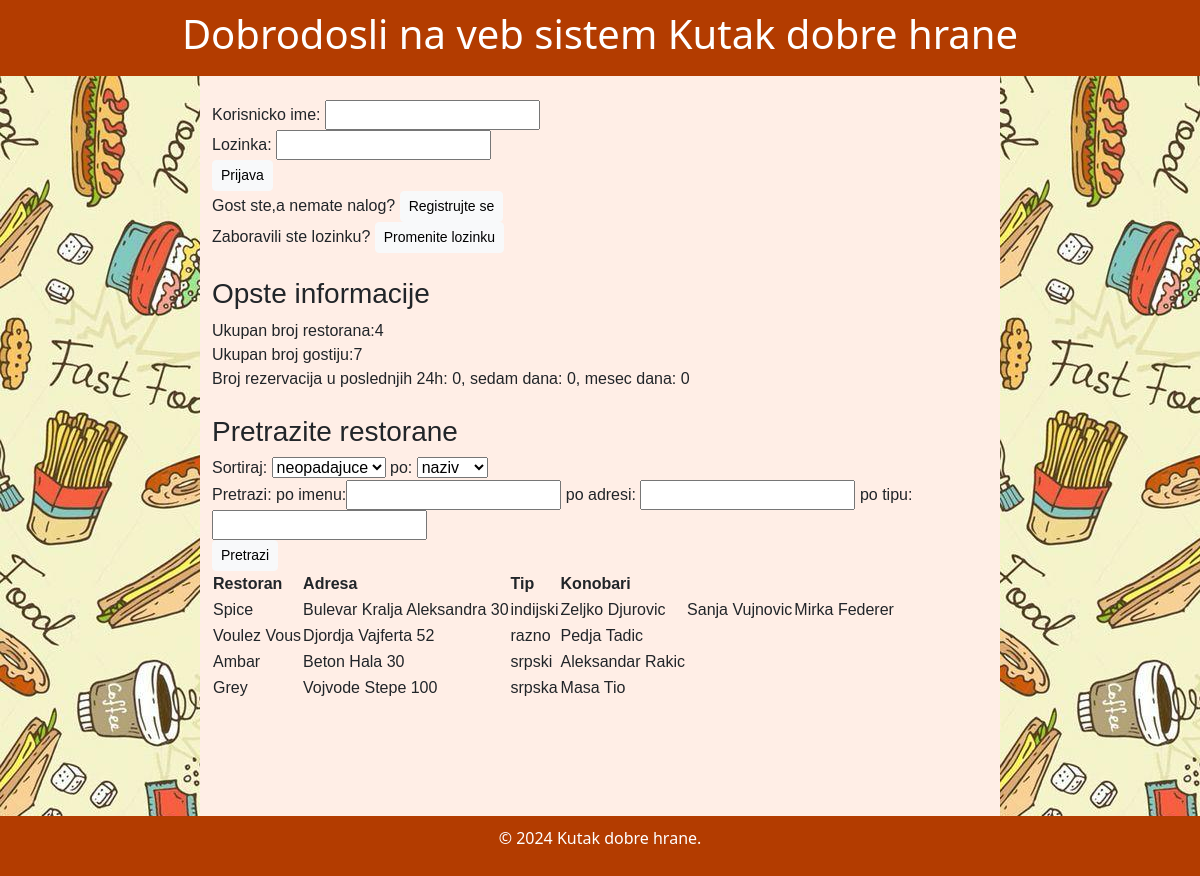
The page / on the database its author committed.
### tables this page shows
CREATE TABLE IF NOT EXISTS `restorani` (
  `id` int NOT NULL AUTO_INCREMENT,
  `naziv` varchar(30) NOT NULL,
  `adresa` varchar(50) NOT NULL,
  `tip` varchar(30) NOT NULL,
  `telefon` varchar(30) NOT NULL,
  `ocena` float NOT NULL,
  `mapa` varchar(50) NOT NULL,
  `kontakt_osoba` varchar(30) NOT NULL,
  `opis` varchar(100) NOT NULL,
  `otvaranje` time NOT NULL,
  `zatvaranje` time NOT NULL,
  PRIMARY KEY (`id`)
);

CREATE TABLE IF NOT EXISTS `konobari` (
  `kor_ime` varchar(40) NOT NULL,
  `lozinka` varchar(100) NOT NULL,
  `ime` varchar(30) NOT NULL,
  `prezime` varchar(30) NOT NULL,
  `adresa` varchar(50) NOT NULL,
  `mejl` varchar(40) NOT NULL,
  `telefon` varchar(20) NOT NULL,
  `bez_pitanje` varchar(100) NOT NULL,
  `bez_odgovor` varchar(30) NOT NULL,
  `slika` varchar(50) NOT NULL,
  `id_restorana` int NOT NULL,
  `pol` char(1) NOT NULL,
  `status` varchar(30) NOT NULL,
  PRIMARY KEY (`kor_ime`)
);

### index.php (the view, shortened to what this page needs)
<!DOCTYPE html>
<html>
    <head>
        <link rel="stylesheet" type="text/css" href="stil.css">
        <link href="https://cdn.jsdelivr.net/npm/bootstrap@5.3.2/dist/css/bootstrap.min.css" rel="stylesheet">
    </head>
    <body>
        <div class="container-fluid">
            <div class="row header">
                <h1>Dobrodosli na veb sistem Kutak dobre hrane</h1> <br/>
            </div>
            <div class="row">
                <div class="side col-2"></div>
                <div class="body col-8 full-height">
                    <br/>
                    <form method="post" action="">
                        Korisnicko ime: <input type-="text" name="kor_ime">
                        <br>
                        Lozinka: <input type="password" name="lozinka">
                        <br>
                        <input type="submit" class="btn btn-light btn-sm" name="prijava" value="Prijava">
                        <br>
                        Gost ste,a nemate nalog? <input class="btn btn-light btn-sm" type="submit" name="registracija" value="Registrujte se">
                        <br>
                        Zaboravili ste lozinku? <input class="btn btn-light btn-sm" type="submit" name="promeni_lozinku" value="Promenite lozinku">
                    </form>
                    <form method="get" action="">
                        <br>
                        <h3>Opste informacije</h3>
                        <?php
                        require 'dbconnection.php';
                        $result= mysqli_query($con, "select * from restorani");
                        ?>
                        Ukupan broj restorana:<?php echo mysqli_num_rows($result) ?>
                        <?php
                        $result= mysqli_query($con, "select * from gosti");
                        ?>
                        <br>
                        Ukupan broj gostiju:<?php echo mysqli_num_rows($result) ?>
                        <br>
                        Broj rezervacija u poslednjih 24h:
                        <?php
                        require 'dbconnection.php';
                        $result= mysqli_query($con, "select * from rezervacije where datum_i_vreme >= NOW() - INTERVAL 1 DAY and datum_i_vreme<NOW()");
                        echo mysqli_num_rows($result);
                        ?>,
                        sedam dana:
                        <?php
                        require 'dbconnection.php';
                        $result= mysqli_query($con, "select * from rezervacije where datum_i_vreme >= NOW() - INTERVAL 7 DAY and datum_i_vreme<NOW()");
                        echo mysqli_num_rows($result);
                        ?>,
                        mesec dana:
                        <?php
                        require 'dbconnection.php';
                        $result= mysqli_query($con, "select * from rezervacije where datum_i_vreme >= NOW() - INTERVAL 1 MONTH and datum_i_vreme<NOW()");
                        echo mysqli_num_rows($result);
                        ?>
                        <br><br>
                        <h3>Pretrazite restorane</h3>
                        Sortiraj:
                        <select name="sortiranje">
                            <option>neopadajuce</option>
                        </select>
                        po:
                        <select name="kolona">
                            <option>naziv</option>
                        </select>
                        <br>
                        Pretrazi:
                        po imenu:<input type="text" name="pretraga_ime">
                        po adresi: <input type="text" name="pretraga_adresa">
                        po tipu: <input type="text" name="pretraga_tip">
                        <br>
                        <input class="btn btn-light btn-sm" type="submit" name="pretrazi" value="Pretrazi">
                        <br>
                    </form>
                    <table>
                        <tr>
                            <th>Restoran</th>
                            <th>Adresa</th>
                            <th>Tip</th>
                            <th>Konobari</th>
                        </tr>
                         <?php
                         if(!isset($_GET['pretrazi'])){
                            require 'dbconnection.php';
                            $result= mysqli_query($con, "select * from restorani");
                            if(mysqli_num_rows($result)>0){
                                while($row= mysqli_fetch_assoc($result)){
                                    ?>
                                    <tr>
                                        <td><?php echo $row['naziv'] ?></td>
                                        <td><?php echo $row['adresa'] ?></td>
                                        <td><?php echo $row['tip'] ?></td>
                                        <?php
                                        $id=$row['id'];
                                        $result2= mysqli_query($con, "select * from konobari where id_restorana='$id'");
                                        if(mysqli_num_rows($result2)>0){
                                            while($row2= mysqli_fetch_assoc($result2)){
                                                ?>
                                        <td><?php echo $row2['ime'].' '.$row2['prezime'] ?></td>
                                        <?php
                                            }
                                        }
                                        ?>
                                    </tr>
                        <?php
                                }
                            }
                         }
                         ?>
                    </table>
                </div>
                <div class="side col-2"></div>
            </div>
            <div class="row footer">
                <p>&copy; 2024 Kutak dobre hrane. </p>
            </div>
        </div>
    </body>
</html>

### stil.css (style rules this page uses)
body, h1, h2, h3, p, form { margin: 0; padding: 0; }
.body { font-family: Arial, sans-serif; background-color: #ffeee6; text-align: left; }
.side { background-image: url('pozadina.jpg'); }
.header { background-color: #b33c00; color: #fff; padding: 10px; text-align: center; }
.footer { background-color: #b33c00; color: #fff; padding: 10px; text-align: center; position: fixed; bottom: 0; z-index: 1000; width: 100%; }
.full-height { height: 100vh; }

### rows shown on the page
restorani: naziv "Spice", adresa "Bulevar Kralja Aleksandra 30", tip "indijski"
konobari: ime "Zeljko", prezime "Djurovic"
konobari: ime "Sanja", prezime "Vujnovic"
konobari: ime "Mirka", prezime "Federer"
restorani: naziv "Voulez Vous", adresa "Djordja Vajferta 52", tip "razno"
konobari: ime "Pedja", prezime "Tadic"
restorani: naziv "Ambar", adresa "Beton Hala 30", tip "srpski"
konobari: ime "Aleksandar", prezime "Rakic"
restorani: naziv "Grey", adresa "Vojvode Stepe 100", tip "srpska"
konobari: ime "Masa", prezime "Tio"

### other values the page prints
mysqli_num_rows($result) "4"
mysqli_num_rows($result) "7"
mysqli_num_rows($result) "0"
